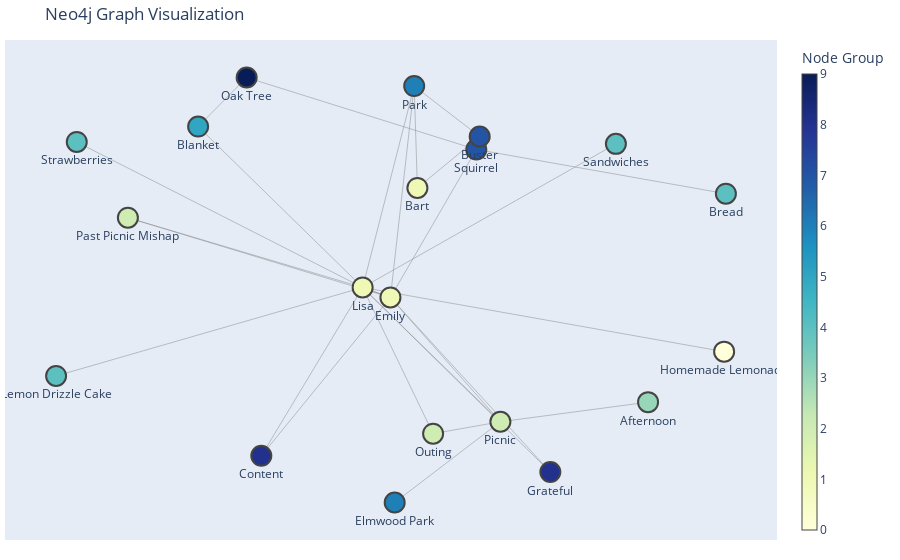

Notebook cell for this chart:
### Code cell
visualize_graph(test)

### Figure 1 — Plotly figure (JSON) as saved in the notebook; plotly's stock layout.template omitted (floating-point values rounded to 4 significant figures)
{"data": [{"hoverinfo": "text", "line": {"color": "#888", "width": 0.5}, "mode": "lines", "text": ["ENJOYED", "PLANNED", "SET_UP", "PROVIDED", "PROVIDED", "PROVIDED", "PROVIDED", "REMINISCED_ABOUT", "FELT", "FELT", "FRIEND", "LOCATED_IN", "HELD_AT", "OCCURRED_DURING", "IS_A", "UNDER", "ENJOYED", "FRIEND", "FED", "REMINISCED_ABOUT", "FELT", "FELT", "LOCATED_IN", "ATE", "LOCATED_IN", "OWNS", "LOCATED_IN", "CHASES", "LOCATED_IN"], "type": "scatter", "x": [-0.1087, 0.2448, null, -0.1087, 0.07211, null, -0.1087, -0.5308, null, -0.1087, 0.5411, null, -0.1087, -0.8422, null, -0.1087, 0.8188, null, -0.1087, -0.8952, null, -0.1087, -0.711, null, -0.1087, -0.3687, null, -0.1087, 0.3729, null, -0.1087, -0.03735, null, -0.1087, 0.02359, null, 0.2448, -0.02646, null, 0.2448, 0.6236, null, 0.07211, 0.2448, null, -0.5308, -0.4063, null, -0.03735, 0.2448, null, -0.03735, -0.1087, null, -0.03735, 0.1829, null, -0.03735, -0.711, null, -0.03735, -0.3687, null, -0.03735, 0.3729, null, -0.03735, 0.02359, null, 0.1829, 0.8234, null, 0.1829, -0.4063, null, 0.03182, 0.1916, null, 0.03182, 0.02359, null, 0.1916, 0.1829, null, 0.1916, 0.02359, null], "y": [-0.06269, -0.648, null, -0.06269, -0.7, null, -0.06269, 0.6388, null, -0.06269, 0.5633, null, -0.06269, 0.5715, null, -0.06269, -0.3424, null, -0.06269, -0.4485, null, -0.06269, 0.2415, null, -0.06269, -0.7966, null, -0.06269, -0.8673, null, -0.06269, -0.1063, null, -0.06269, 0.8151, null, -0.648, -1, null, -0.648, -0.5626, null, -0.7, -0.648, null, 0.6388, 0.8526, null, -0.1063, -0.648, null, -0.1063, -0.06269, null, -0.1063, 0.5388, null, -0.1063, 0.2415, null, -0.1063, -0.7966, null, -0.1063, -0.8673, null, -0.1063, 0.8151, null, 0.5388, 0.3461, null, 0.5388, 0.8526, null, 0.3712, 0.5953, null, 0.3712, 0.8151, null, 0.5953, 0.5388, null, 0.5953, 0.8151, null]}, {"hoverinfo": "text", "hovertext": ["<b>Lisa</b> (Person)<br>➡ ENJOYED ➡ Picnic<br>➡ PLANNED ➡ Outing<br>➡ SET_UP ➡ Blanket<br>➡ PROVIDED ➡ Sandwiches<br>➡ PROVIDED ➡ Strawberries<br>➡ PROVIDED ➡ Homemade Lemonade<br>➡ PROVIDED ➡ Lemon Drizzle Cake<br>➡ REMINISCED_ABOUT ➡ Past Picnic Mishap<br>➡ FELT ➡ Content<br>➡ FELT ➡ Grateful<br>➡ FRIEND ➡ Emily<br>➡ LOCATED_IN ➡ Park<br>⬅ FRIEND ⬅ Emily", "<b>Picnic</b> (Event)<br>➡ HELD_AT ➡ Elmwood Park<br>➡ OCCURRED_DURING ➡ Afternoon<br>⬅ ENJOYED ⬅ Lisa<br>⬅ ENJOYED ⬅ Emily<br>⬅ IS_A ⬅ Outing", "<b>Outing</b> (Event)<br>➡ IS_A ➡ Picnic<br>⬅ PLANNED ⬅ Lisa", "<b>Blanket</b> (Object)<br>➡ UNDER ➡ Oak Tree<br>⬅ SET_UP ⬅ Lisa", "<b>Sandwiches</b> (Food)<br>⬅ PROVIDED ⬅ Lisa", "<b>Strawberries</b> (Food)<br>⬅ PROVIDED ⬅ Lisa", "<b>Homemade Lemonade</b> (Drink)<br>⬅ PROVIDED ⬅ Lisa", "<b>Lemon Drizzle Cake</b> (Food)<br>⬅ PROVIDED ⬅ Lisa", "<b>Past Picnic Mishap</b> (Event)<br>⬅ REMINISCED_ABOUT ⬅ Lisa<br>⬅ REMINISCED_ABOUT ⬅ Emily", "<b>Content</b> (Concept)<br>⬅ FELT ⬅ Lisa<br>⬅ FELT ⬅ Emily", "<b>Grateful</b> (Concept)<br>⬅ FELT ⬅ Lisa<br>⬅ FELT ⬅ Emily", "<b>Emily</b> (Person)<br>➡ ENJOYED ➡ Picnic<br>➡ FRIEND ➡ Lisa<br>➡ FED ➡ Squirrel<br>➡ REMINISCED_ABOUT ➡ Past Picnic Mishap<br>➡ FELT ➡ Content<br>➡ FELT ➡ Grateful<br>➡ LOCATED_IN ➡ Park<br>⬅ FRIEND ⬅ Lisa", "<b>Park</b> (Location)<br>⬅ LOCATED_IN ⬅ Lisa<br>⬅ LOCATED_IN ⬅ Emily<br>⬅ LOCATED_IN ⬅ Bart<br>⬅ LOCATED_IN ⬅ Buster", "<b>Squirrel</b> (Animal)<br>➡ ATE ➡ Bread<br>➡ LOCATED_IN ➡ Oak Tree<br>⬅ FED ⬅ Emily<br>⬅ CHASES ⬅ Buster", "<b>Elmwood Park</b> (Location)<br>⬅ HELD_AT ⬅ Picnic", "<b>Afternoon</b> (Time)<br>⬅ OCCURRED_DURING ⬅ Picnic", "<b>Oak Tree</b> (Plant)<br>⬅ UNDER ⬅ Blanket<br>⬅ LOCATED_IN ⬅ Squirrel", "<b>Bread</b> (Food)<br>⬅ ATE ⬅ Squirrel", "<b>Bart</b> (Person)<br>➡ OWNS ➡ Buster<br>➡ LOCATED_IN ➡ Park", "<b>Buster</b> (Animal)<br>➡ CHASES ➡ Squirrel<br>➡ LOCATED_IN ➡ Park<br>⬅ OWNS ⬅ Bart"], "marker": {"color": [1, 2, 2, 5, 4, 4, 0, 4, 2, 8, 8, 1, 6, 7, 6, 3, 9, 4, 1, 7], "colorbar": {"thickness": 15, "title": {"text": "Node Group"}, "xanchor": "left"}, "colorscale": [[0, "rgb(255,255,217)"], [0.125, "rgb(237,248,177)"], [0.25, "rgb(199,233,180)"], [0.375, "rgb(127,205,187)"], [0.5, "rgb(65,182,196)"], [0.625, "rgb(29,145,192)"], [0.75, "rgb(34,94,168)"], [0.875, "rgb(37,52,148)"], [1, "rgb(8,29,88)"]], "line": {"width": 2}, "showscale": true, "size": 20}, "mode": "markers+text", "text": ["Lisa", "Picnic", "Outing", "Blanket", "Sandwiches", "Strawberries", "Homemade Lemonade", "Lemon Drizzle Cake", "Past Picnic Mishap", "Content", "Grateful", "Emily", "Park", "Squirrel", "Elmwood Park", "Afternoon", "Oak Tree", "Bread", "Bart", "Buster"], "textposition": "bottom center", "type": "scatter", "x": [-0.1087, 0.2448, 0.07211, -0.5308, 0.5411, -0.8422, 0.8188, -0.8952, -0.711, -0.3687, 0.3729, -0.03735, 0.02359, 0.1829, -0.02646, 0.6236, -0.4063, 0.8234, 0.03182, 0.1916], "y": [-0.06269, -0.648, -0.7, 0.6388, 0.5633, 0.5715, -0.3424, -0.4485, 0.2415, -0.7966, -0.8673, -0.1063, 0.8151, 0.5388, -1, -0.5626, 0.8526, 0.3461, 0.3712, 0.5953]}], "layout": {"hovermode": "closest", "margin": {"b": 20, "l": 5, "r": 5, "t": 40}, "showlegend": false, "title": {"text": "Neo4j Graph Visualization"}, "xaxis": {"showgrid": false, "showticklabels": false, "zeroline": false}, "yaxis": {"showgrid": false, "showticklabels": false, "zeroline": false}}}
